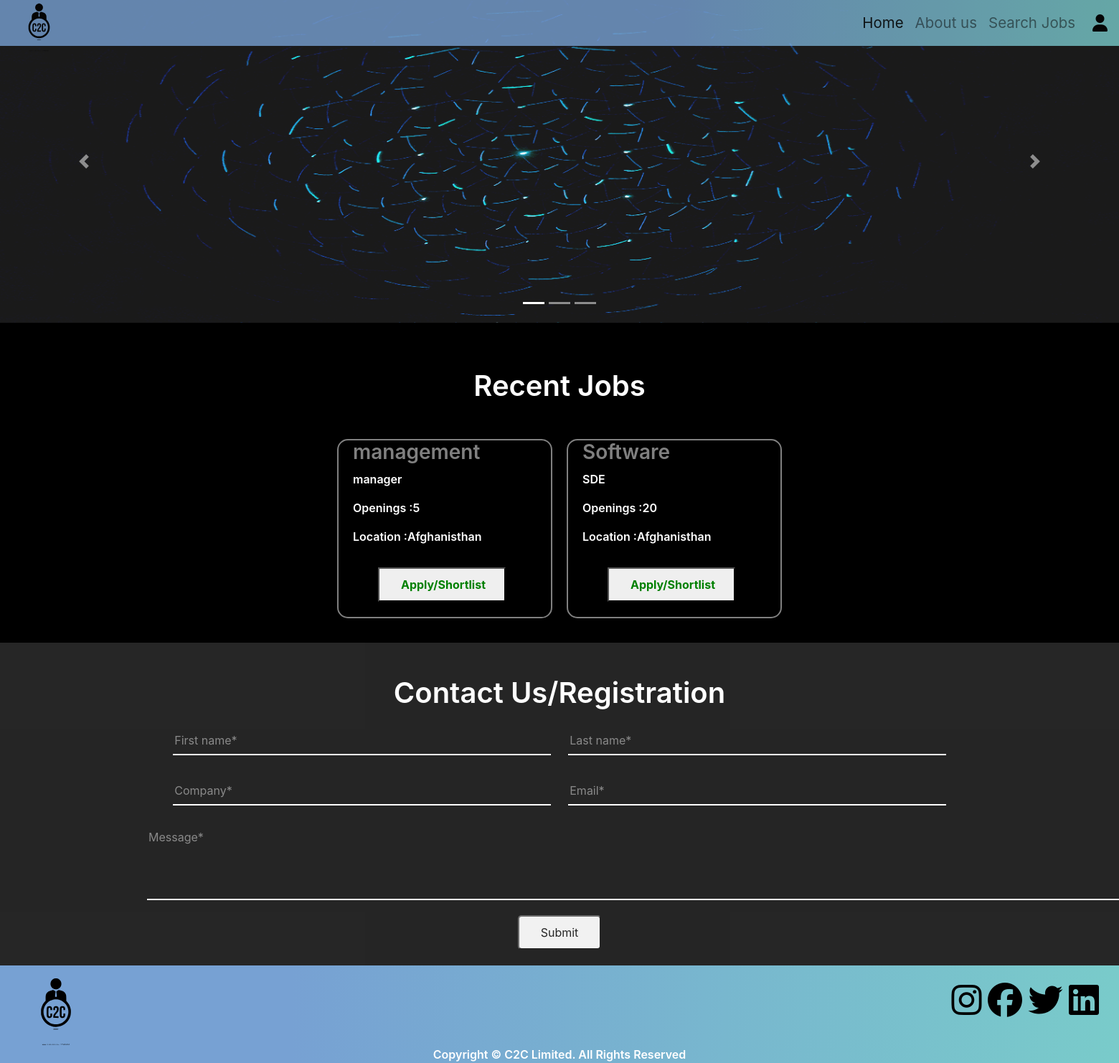
The app's page / (signed in) with its own data.
### blog/models.py (models this page shows, shortened)
class Post(models.Model):
    role=models.CharField(max_length=100)
    skills=models.CharField(max_length=50)
    domain=models.CharField(max_length=50)
    location=models.CharField(max_length=50)
    jd=models.TextField()
    opening=models.IntegerField()
    date_posted=models.DateTimeField(default=timezone.now)
    last_date=models.DateField()
    author=models.ForeignKey(User,on_delete=models.CASCADE)

### blog/views.py (the view)
# urls.py: path('', PostListView.as_view(),name='hiring-home'),
class PostListView(LoginRequiredMixin,ListView):
    model=Post
    template_name='blog/home.html'
    context_object_name='posts'
    ordering=['-date_posted']

### blog/templates/blog/home.html (shortened to what this page needs)
<!DOCTYPE html>
{% load static %}
{% load crispy_forms_tags %}
<html>
  <head>
    <link href="{% static 'blog/stylehome.css' %}" rel="stylesheet" type="text/css" />
    <link rel="stylesheet" href="https://maxcdn.bootstrapcdn.com/bootstrap/4.0.0/css/bootstrap.min.css">
  </head>
  <body>
        <nav class="navbar navbar-expand-md navbar-light">
  <a class="navbar-brand" href="Login/index.html"><img src="{% static 'blog/images/navicon.svg' %}" alt="icon" class="nav-icon"></a>
  <div class="collapse navbar-collapse d-md-flex  justify-content-md-end" id="navbarSupportedContent">
    <ul class="navbar-nav nav-text">
      <li class="nav-item active">
        <a class="nav-link" href="#">Home <span class="sr-only">(current)</span></a>
      </li>
      <li class="nav-item">
        <a class="nav-link" href="{% url 'about' %}">About us</a>
      </li>
      <li class="nav-item">
        <a class="nav-link" href="{% url 'search-job' %}">Search Jobs</a>
      </li>
    </ul>
    {% if request.user.type == "TPO" %}
    <a href="{% url 'tpoprofile' %}" class="links"><i class="fa-solid fa-user ml-md-3 w-50 d-none d-md-block "></i> <span class="d-md-none user-text ">User Profile</span></a>
    {% else %}
    <a href="{% url 'dashboard' %}" class="links"><i class="fa-solid fa-user ml-md-3 w-50 d-none d-md-block "></i> <span class="d-md-none user-text ">User Profile</span></a>
    {% endif %}
  </div>
</nav>
<div id="carouselExampleIndicators" class="carousel slide showcase " data-ride="carousel">
  <ol class="carousel-indicators">
    <li data-target="#carouselExampleIndicators" data-slide-to="0" class="active"></li>
    <li data-target="#carouselExampleIndicators" data-slide-to="1"></li>
    <li data-target="#carouselExampleIndicators" data-slide-to="2"></li>
  </ol>
  <div class="carousel-inner">
    <div class="carousel-item active">
      <img class="d-block w-100"  src="{% static 'blog/images/pat6.jpg' %}" alt="First slide">
    </div>
  </div>
  <a class="carousel-control-prev" href="#carouselExampleIndicators" role="button" data-slide="prev">
    <span class="carousel-control-prev-icon" aria-hidden="true"></span>
  </a>
  <a class="carousel-control-next" href="#carouselExampleIndicators" role="button" data-slide="next">
    <span class="carousel-control-next-icon" aria-hidden="true"></span>
  </a>
</div>
    <section class="recent-jobs py-4">
        <h1 class="text-center">Recent Jobs</h1>
        <div class="container-jobs" id="jobs-display">
            {% for post in posts %}
            <div class="job">
            <h3>{{post.domain}}</h3>
            <p>{{post.role}}</p>
            <p>Openings :{{post.opening}}</p>
            <p>Location :{{post.location}}</p>
            <button><a class="apply-button" href="{% url 'hiring-detail' post.id %}">Apply/Shortlist</a></button>
            </div>
            {% endfor %}
        </div>
    </section>
    <section class="contact_us d-flex justify-content-center pt-3">
        <div class="contact_us_parameters text-center">
            <h1>Contact Us/Registration</h1>
            <form id="myForm">
                <input type="text" placeholder="First name*" id="fname" required>
                <input type="text" placeholder="Last name*" id="lname" required>
                <input type="text" placeholder="Company*" id="comp" required>
                <input type="email" placeholder="Email*" id="em" required>
                <textarea placeholder="Message*" id="msg" cols="141" rows="4" required></textarea>
                <button class="contact_us_submit" onclick="submitform()">Submit</button>
            </form>
        </div>
    </section>
    <footer>
      <div class="foot">
        <div class="upper-foot d-sm-flex justify-content-center justify-content-sm-between ">
            <img src="{% static 'blog/images/navicon.svg' %}" alt="icon" class="foot-icon ml-sm-4">
            <ul class="handle-icons mt-4 mr-sm-4">
              <a href=""><i class="fa-brands fa-instagram mr-1"></i></a>
              <a href=""><i class="fa-brands fa-facebook mr-1"></i></a>
              <a href=""><i class="fa-brands fa-twitter mr-1"></i></a>
              <a href=""><i class="fa-brands fa-linkedin mr-1"></i></a>
            </ul>
        </div>
        <div class="lower-foot justify-content-center">
            Copyright &copy; C2C Limited. All Rights Reserved
        </div>
      </div>
    </footer>
</body>
</html>

### blog/static/blog/stylehome.css (style rules this page uses)
.fa-user { color: black; font-size: 1.5rem; }
.links { text-decoration: none; }
.nav-text { font-size: 1.28rem; }
.nav-icon { height: 5rem; margin-bottom: 0; margin-top: 0; }
.navbar { width:100%; position:fixed!important; z-index:1; height: 4rem; opacity: 80%; background-color: black!important; background: rgb(119,161,211); background: linear-gradient(90deg, rgba(119,161,211,1) 61%, rgba(121,203,202,1) 100%); }
.carousel-inner img { height:450px!important; width:100%!important; }
.container-jobs { display: flex; flex-wrap: wrap; justify-content:center; }
.recent-jobs { background-color: black; }
.recent-jobs h1 { color: white; font-weight: 600; padding-top: 40px; margin-bottom: 40px; }
.apply-button { font-weight: 700; text-decoration: none; color: green!important; }
.recent-jobs button { margin: auto; }
.job { color: white; background-color: transparent; width: 300px; height: 250px; border: 2px solid grey; margin: 10px; transition: .3s ease-in-out; border-radius: 15px; }
.job h3 { font-weight: 600; color: grey; margin-left: 20px; }
.job p { font-weight: 600; margin-left: 20px; }
.job button { color: white; margin-top: 15px; margin-left: 55px; padding: 10px 30px; width: 60%; }
.contact_us { height: 450px; background-color: black; opacity: 85%; color: white; }
.contact_us h1 { font-weight: 600; margin-top: 30px; }
.contact_us_parameters { width: 75%; }
.contact_us_parameters input { border: none; outline: none; background-color: transparent; color: white; margin: 15px 10px; width: 45%; height: 40px; border-bottom: 2px solid white; }
.contact_us_parameters textarea { outline: none; background-color: transparent; color: white; margin: 15px 10px; border: none; resize: none; outline: none; border-bottom: 2px solid white; }
.contact_us_parameters button { padding: 10px 30px; border-radius: 5px; }
.showcase { height: 450px; background-image:url(images/pat6.jpg); background-color: #cccccc; background-position: center; background-repeat: no-repeat; background-size: cover; display: flex; align-items: center; opacity: 90%; }
footer { background: rgb(119,161,211); background: linear-gradient(90deg, rgba(119,161,211,1) 26%, rgba(121,203,202,1) 100%); }
.upper-foot img { height: 7rem; }
.upper-foot .handle-icons i { font-size: 3rem; color: black; }
.lower-foot { font-weight: 600; display: flex; justify-content: center; color: white; }

### records on screen
Post: domain "management", role "manager", opening "5", location "Afghanisthan"
Post: domain "Software", role "SDE", opening "20", location "Afghanisthan"
